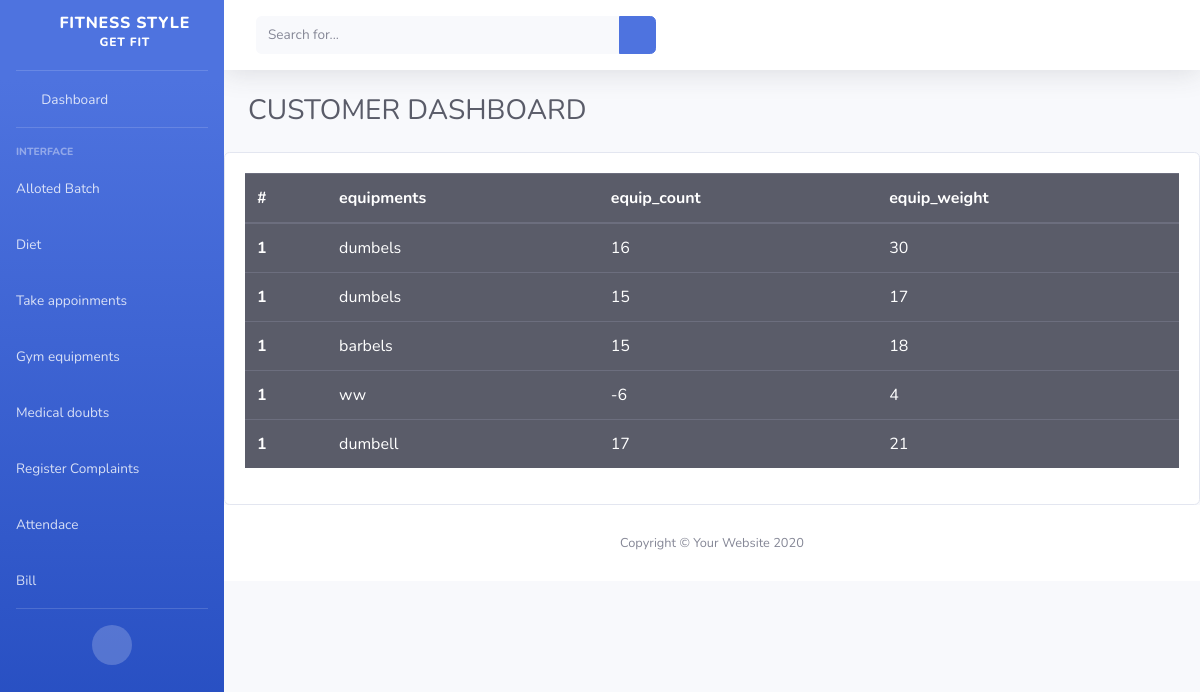
Page /viewgymequipments/ on the committed database.
### FSapp/models.py (models this page shows)
class equipments(models.Model):
    equipments = models.CharField(max_length=20)
    equip_count = models.IntegerField()
    equip_weight = models.IntegerField()

### FSapp/customer_views.py (the view)
# urls.py: path('viewgymequipments/',customer_views.viewgymequipments,name = 'viewgymequipments'),
def viewgymequipments(request):
    data = equipments.objects.all()
    return render(request,'customer/view_gym_equips.html',{'data':data})

### templates/customer/view_gym_equips.html
{% extends 'customer/customer_dashboard.html' %}
{% block content %}
<table class="table table-dark">
  <thead>
    <tr>
      <th scope="col">#</th>
      <th scope="col">equipments</th>
      <th scope="col">equip_count</th>
      <th scope="col">equip_weight</th>
    </tr>
  </thead>
  <tbody>
{%  for i in data %}   <tr>
      <th scope="row">1</th>
      <td>{{i.equipments}}</td>
      <td>{{i.equip_count}}</td>
      <td>{{i.equip_weight}}</td>
</tr>
{% endfor %}
  </tbody>
</table>
{% endblock %}

### rows in the picture
equipments: equipments "dumbels", equip_count "16", equip_weight "30"
equipments: equipments "dumbels", equip_count "15", equip_weight "17"
equipments: equipments "barbels", equip_count "15", equip_weight "18"
equipments: equipments "ww", equip_count "-6", equip_weight "4"
equipments: equipments "dumbell", equip_count "17", equip_weight "21"
